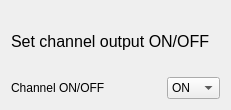
            <widget class="QWidget" name="tab_DHT260_channel_option">
             <attribute name="title">
              <string>Channel option</string>
             </attribute>
             <layout class="QFormLayout" name="formLayout_38">
              <item row="1" column="0">
               <widget class="QLabel" name="label_109">
                <property name="minimumSize">
                 <size>
                  <width>150</width>
                  <height>0</height>
                 </size>
                </property>
                <property name="maximumSize">
                 <size>
                  <width>200</width>
                  <height>16777215</height>
                 </size>
                </property>
                <property name="text">
                 <string>Channel ON/OFF</string>
                </property>
               </widget>
              </item>
              <item row="1" column="1">
               <widget class="QComboBox" name="comboBox_DHT260_channel_option_switch">
                <item>
                 <property name="text">
                  <string>ON</string>
                 </property>
                </item>
                <item>
                 <property name="text">
                  <string>OFF</string>
                 </property>
                </item>
               </widget>
              </item>
              <item row="0" column="0" colspan="2">
               <widget class="QLabel" name="label_108">
                <property name="minimumSize">
                 <size>
                  <width>0</width>
                  <height>60</height>
                 </size>
                </property>
                <property name="font">
                 <font>
                  <family>Arial</family>
                  <pointsize>12</pointsize>
                  <weight>50</weight>
                  <italic>false</italic>
                  <bold>false</bold>
                 </font>
                </property>
                <property name="styleSheet">
                 <string notr="true">font: 12pt &quot;Arial&quot;;</string>
                </property>
                <property name="text">
                 <string>Set channel output ON/OFF</string>
                </property>
               </widget>
              </item>
             </layout>
            </widget>
